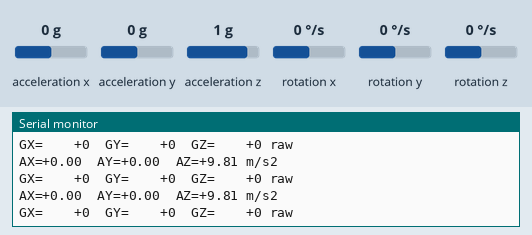
Bench run of a sketch on a simulated ESP32. On the bench: the last lines printed to the serial monitor. Wiring (inferred from the names in the program): MPU-6050 motion sensor at I2C address 0x68. Inputs (shaded band) come from the test bench; at power-on: rotation x 0 °/s, rotation y 0 °/s, rotation z 0 °/s, acceleration x 0 g, acceleration y 0 g, acceleration z 1 g.

Above: at 2.2 s.
2.3 s: rotation x set to -192 °/s
At 2.59 s:
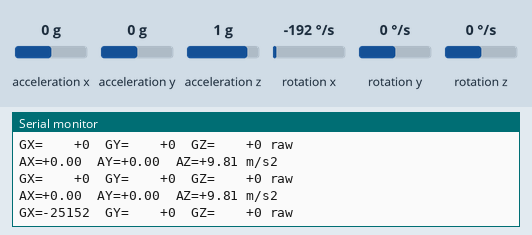
4.1 s: rotation y set to -192 °/s
At 4.41 s:
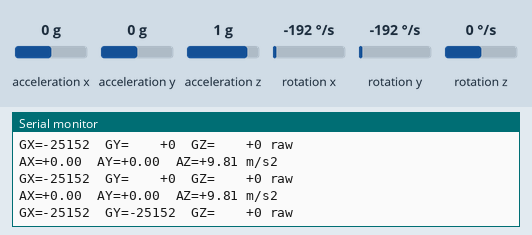
5.9 s: rotation z set to -192 °/s
At 6.23 s:
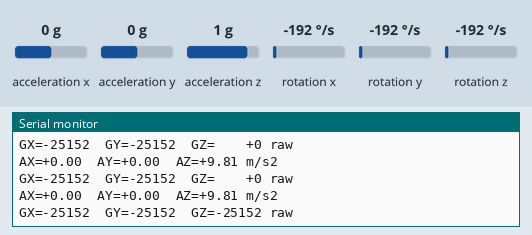
7.7 s: rotation x set to 0 °/s
At 8.05 s:
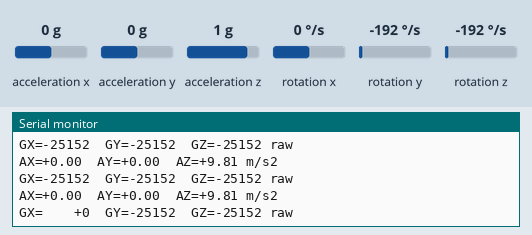
9.5 s: rotation y set to 0 °/s
At 9.67 s:
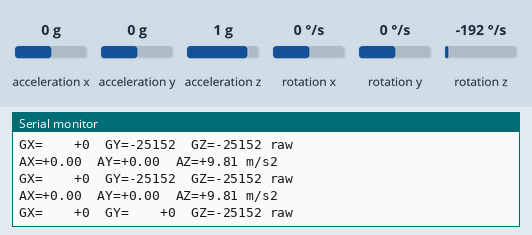
11.2 s: rotation z set to 12 °/s
At 11.49 s:
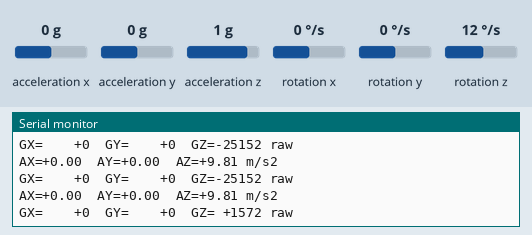

Measured:
- after the input at 2.3 s, the serial monitor: prints a new line after 0.14 s (image 1)
- after the input at 4.1 s, the serial monitor: prints a new line after 0.16 s (image 2)
- after the input at 5.9 s, the serial monitor: prints a new line after 0.18 s (image 3)
- after the input at 7.7 s, the serial monitor: prints a new line after 0.20 s (image 4)
- after the input at 9.5 s, the serial monitor: prints a new line at once (image 5)
- after the input at 11.2 s, the serial monitor: prints a new line after 0.14 s (image 6)

The sketch:

03_single_mpu.ino
```cpp
// ============================================================
// Test 03: Single MPU6050
// ============================================================
// Purpose: Read one MPU6050 at address 0x68.
// Expected: acceleration ~9.8 m/s², gyro near 0 when stationary.
// ============================================================

#include <Wire.h>

#define SDA_PIN 21
#define SCL_PIN 22
#define MPU_ADDR 0x68

int16_t ax, ay, az, gx, gy, gz;

bool initMPU() {
  Wire.beginTransmission(MPU_ADDR);
  Wire.write(0x6B);  // PWR_MGMT_1 register
  Wire.write(0x00);  // Clear sleep bit
  byte error = Wire.endTransmission(true);
  return error == 0;
}

void readMPU() {
  Wire.beginTransmission(MPU_ADDR);
  Wire.write(0x3B);  // ACCEL_XOUT_H register
  Wire.endTransmission(false);
  Wire.requestFrom((uint8_t)MPU_ADDR, (uint8_t)14, (uint8_t)true);

  ax = Wire.read() << 8 | Wire.read();
  ay = Wire.read() << 8 | Wire.read();
  az = Wire.read() << 8 | Wire.read();
  Wire.read(); Wire.read();  // temperature - skip
  gx = Wire.read() << 8 | Wire.read();
  gy = Wire.read() << 8 | Wire.read();
  gz = Wire.read() << 8 | Wire.read();
}

void setup() {
  Serial.begin(115200);
  delay(1000);

  Serial.println("========================================");
  Serial.println("  Single MPU6050 Test - 0x68");
  Serial.println("========================================");

  Wire.begin(SDA_PIN, SCL_PIN);

  if (!initMPU()) {
    Serial.println("[FAIL] MPU6050 not found at 0x68!");
    Serial.println("Check: power, SDA/SCL, AD0=LOW");
    while (1) { delay(1000); }
  }
  Serial.println("[OK] MPU6050 initialized at 0x68");
  Serial.println("Stationary: accel ~9.8 m/s2, gyro ~0 deg/s");
  Serial.println("----------------------------------------");
}

void loop() {
  readMPU();

  float ax_m = ax / 16384.0 * 9.81;
  float ay_m = ay / 16384.0 * 9.81;
  float az_m = az / 16384.0 * 9.81;

  Serial.printf("AX=%+.2f  AY=%+.2f  AZ=%+.2f m/s2\n", ax_m, ay_m, az_m);
  Serial.printf("GX=%+6d  GY=%+6d  GZ=%+6d raw\n", gx, gy, gz);
  Serial.println();

  delay(200);
}
```
